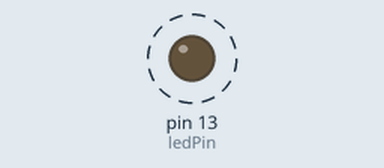
Recording of a sketch running on a simulated Arduino Uno, built with avr-gcc and run on an emulated ATmega328P. Parts: output pins drawn as LEDs (lit = HIGH). Dashed ring = blinking. What the sketch prints to the serial monitor is not drawn.

Above: at 0.5 s.
Timing chart, 0 to 4.6 s (numbered marks = the images above):
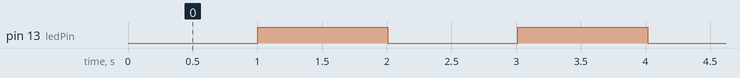

The sketch:

Blink_LED.ino
```cpp
const int ledPin = 13;

int interval = 1000;
unsigned int lastChanged = 0;
bool ledState = LOW;

void setup()
{
  pinMode(ledPin, OUTPUT);
  Serial.begin(9600);
}

void loop()
{
  //  digitalWrite(ledPin, HIGH);
  //  delay(1000);
  //  digitalWrite(ledPin, LOW);
  //  delay(1000);
  unsigned int elapsedTime = millis();

  if (elapsedTime - lastChanged > interval)
  {
    ledState = !ledState;
    digitalWrite(ledPin, ledState);
    lastChanged = elapsedTime;
  }

  Serial.println(elapsedTime);
}
```

Measured:
- by itself, pin 13 (ledPin): alternates HIGH for 1.0 s and LOW for 1.0 s
